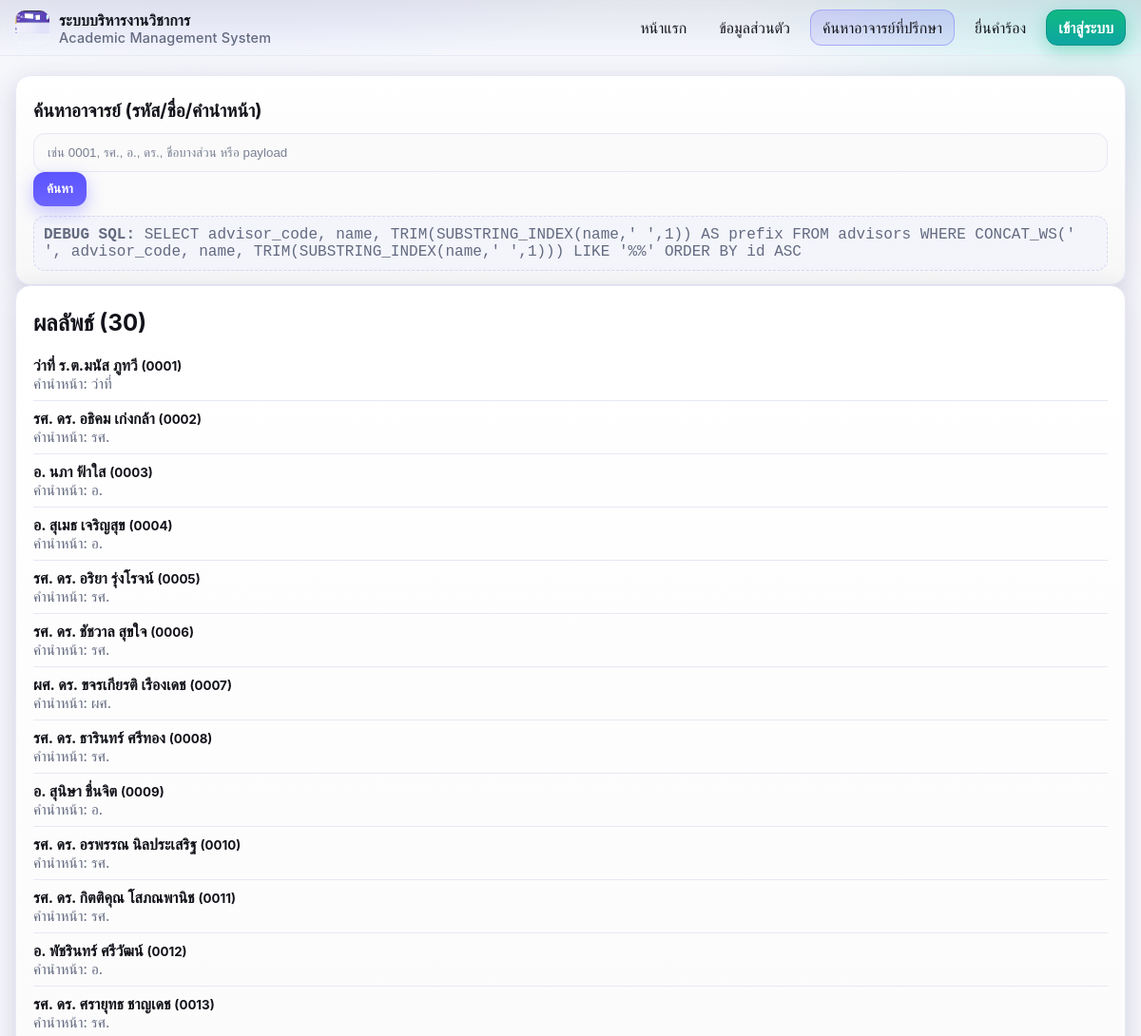
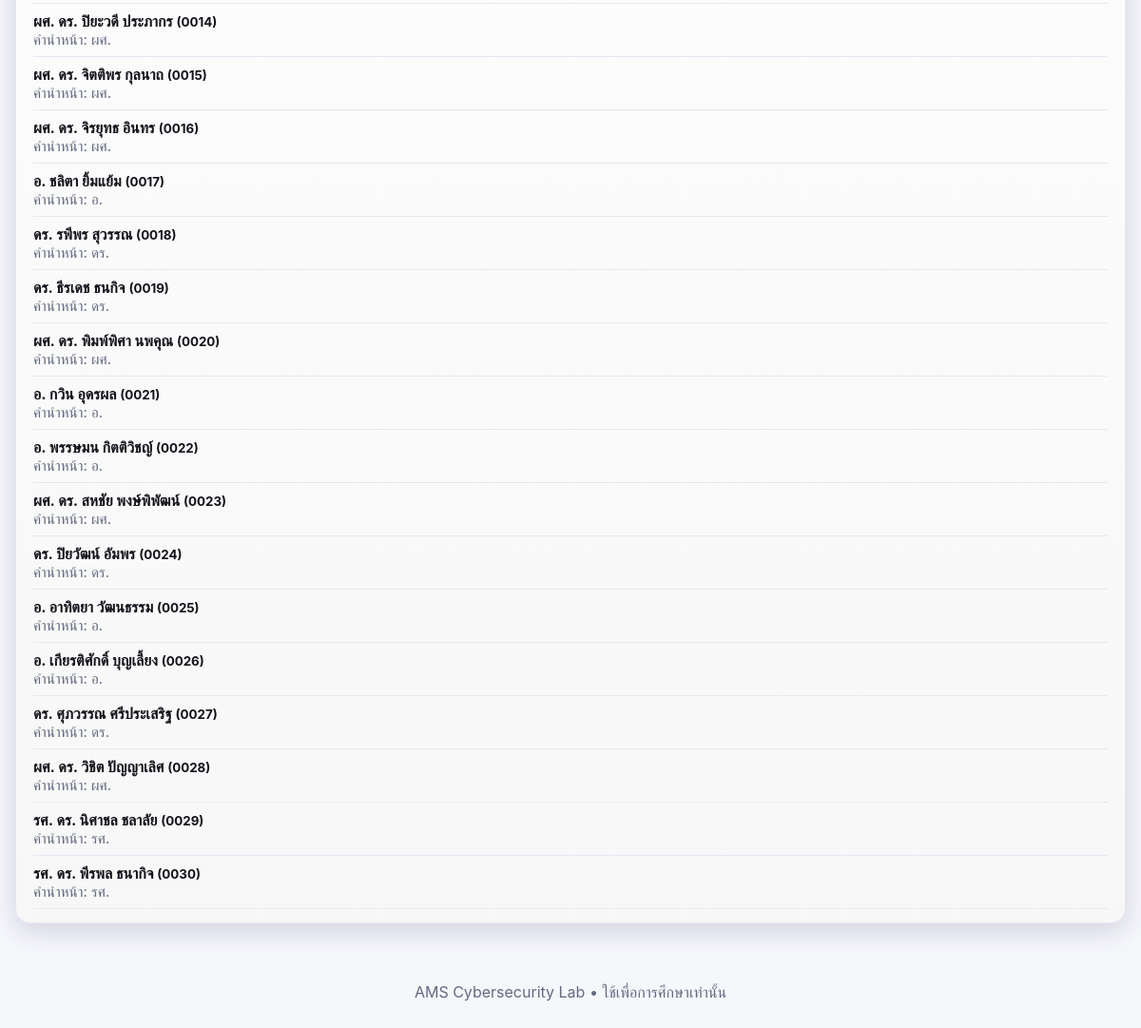
The page /advisors.php on the database its author committed (2 pictures, top to bottom).
### tables this page shows
CREATE TABLE IF NOT EXISTS advisors (
    id INT AUTO_INCREMENT PRIMARY KEY,
    advisor_code CHAR(4) NOT NULL UNIQUE,   
    name VARCHAR(120), 
    position VARCHAR(120), 
    department VARCHAR(120), 
    email VARCHAR(120), 
    phone VARCHAR(50)
);

### src/advisors.php (the view)
<?php
require 'db.php';
include '_header.php';
$q = $_GET['q'] ?? '';
$sql = "SELECT advisor_code,
               name,
               TRIM(SUBSTRING_INDEX(name,' ',1)) AS prefix
        FROM advisors
        WHERE CONCAT_WS(' ', advisor_code, name, TRIM(SUBSTRING_INDEX(name,' ',1))) LIKE '%$q%' ORDER BY id ASC";
$res = $conn->query($sql);
$rows = [];
while ($res && $row = $res->fetch_assoc()) { $rows[] = $row; }
function h($s){ return htmlspecialchars((string)$s, ENT_QUOTES, 'UTF-8'); }
?>
<div class="card">
  <h1>ค้นหาอาจารย์ (รหัส/ชื่อ/คำนำหน้า)</h1>
  <form method="get" class="row">
    <input name="q" placeholder="เช่น 0001, รศ., อ., ดร., ชื่อบางส่วน หรือ payload" value="<?=h($q)?>">
    <button class="btn">ค้นหา</button>
  </form>
  <div class="debug"><b>DEBUG SQL:</b> <?=h($sql)?></div>
</div>
<?php if (empty($rows)): ?>
  <div class="card"><p>ไม่พบข้อมูล</p></div>
<?php else: ?>
  <div class="card">
    <h2>ผลลัพธ์ (<?=h(count($rows))?>)</h2>
    <ul style="list-style:none; padding:0; margin:0">
      <?php foreach($rows as $r): ?>
        <li style="padding:8px 0; border-bottom:1px solid var(--border)">
          <div style="font-weight:700"><?=h($r['name'])?> <small>(<?=h($r['advisor_code'])?>)</small></div>
          <div class="hint">คำนำหน้า: <?=h($r['prefix'])?></div>
        </li>
      <?php endforeach; ?>
    </ul>
  </div>
<?php endif; ?>
<?php include '_footer.php'; ?>

### src/assets/style.css (style rules this page uses)
:root { --bg:#f6f7fb; --surface:#ffffff; --text:#12131a; --muted:#636a80; --border:#e6e8f5; --border-strong:#d6d8ee; --primary:#5c54ff; --primary-2:#8a7bff; --primary-3:#6b63ff; --accent:#00bfa6; --warn:#ffcc00; --danger:#ff5570; --ok:#22c55e; --ring: rgba(92,84,255,.35); --radius:16px; --shadow:0 8px 28px rgba(45,35,105,.18); --shadow-2:0 2px 10px rgba(24,21,72,.12); }
html,body { height:100% }
body { margin:0; font-family: Inter, ui-sans-serif, system-ui, -apple-system, Segoe UI, Roboto, Ubuntu, Cantarell, "Noto Sans", Arial; color:var(--text); background: var(--bg); background-image: radial-gradient(1000px 500px at 20% -10%, rgba(92,84,255,.15), transparent 60%), radial-gradient(700px 400px at 100% 0%, rgba(0,191,166,.12), transparent 60%); background-repeat:no-repeat; }
.card { background: var(--surface); border:1px solid var(--border); border-radius:var(--radius); box-shadow:var(--shadow); padding:18px 18px 14px; }
.card h1,.card h2 { margin:6px 0 12px }
.card h1 { font-size:1.2rem }
.card .hint { color:var(--muted); font-size:.95rem }
input,select,textarea { width:100%; box-sizing:border-box; padding:12px 14px; border-radius:12px; background:#fbfbfd; border:1px solid var(--border); color:var(--text); outline:none; transition:border .18s, box-shadow .18s, background .18s; }
input::placeholder { color:#9096ad }
.btn, button { -webkit-appearance:none; appearance:none; border:0; cursor:pointer; padding:10px 14px; border-radius:12px; font-weight:700; background: linear-gradient(180deg, var(--primary), var(--primary-3)); color:#fff; box-shadow:0 6px 18px rgba(92,84,255,.35); transition: transform .08s ease, box-shadow .2s ease, filter .2s ease; }
.debug { margin-top:10px; background:#f4f5fb; border:1px dashed var(--border-strong); border-radius:12px; padding:10px; color:var(--muted); font-family: ui-monospace, SFMono-Regular, Menlo, Consolas, "Liberation Mono", monospace; overflow:auto; }

### rows shown on the page
advisors: name "ว่าที่ ร.ต.มนัส ภูทวี", advisor_code "0001", prefix "ว่าที่"
advisors: name "รศ. ดร. อธิคม เก่งกล้า", advisor_code "0002", prefix "รศ."
advisors: name "อ. นภา ฟ้าใส", advisor_code "0003", prefix "อ."
advisors: name "อ. สุเมธ เจริญสุข", advisor_code "0004", prefix "อ."
advisors: name "รศ. ดร. อริยา รุ่งโรจน์", advisor_code "0005", prefix "รศ."
advisors: name "รศ. ดร. ชัชวาล สุขใจ", advisor_code "0006", prefix "รศ."
advisors: name "ผศ. ดร. ขจรเกียรติ เรืองเดช", advisor_code "0007", prefix "ผศ."
advisors: name "รศ. ดร. ธารินทร์ ศรีทอง", advisor_code "0008", prefix "รศ."
advisors: name "อ. สุนิษา ชื่นจิต", advisor_code "0009", prefix "อ."
advisors: name "รศ. ดร. อรพรรณ นิลประเสริฐ", advisor_code "0010", prefix "รศ."
advisors: name "รศ. ดร. กิตติคุณ โสภณพานิช", advisor_code "0011", prefix "รศ."
advisors: name "อ. พัชรินทร์ ศรีวัฒน์", advisor_code "0012", prefix "อ."
advisors: name "รศ. ดร. ศรายุทธ ชาญเดช", advisor_code "0013", prefix "รศ."
advisors: name "ผศ. ดร. ปิยะวดี ประภากร", advisor_code "0014", prefix "ผศ."
advisors: name "ผศ. ดร. จิตติพร กุลนาถ", advisor_code "0015", prefix "ผศ."
advisors: name "ผศ. ดร. จิรยุทธ อินทร", advisor_code "0016", prefix "ผศ."
advisors: name "อ. ชลิตา ยิ้มแย้ม", advisor_code "0017", prefix "อ."
advisors: name "ดร. รพีพร สุวรรณ", advisor_code "0018", prefix "ดร."
advisors: name "ดร. ธีรเดช ธนกิจ", advisor_code "0019", prefix "ดร."
advisors: name "ผศ. ดร. พิมพ์พิศา นพคุณ", advisor_code "0020", prefix "ผศ."
advisors: name "อ. กวิน อุดรผล", advisor_code "0021", prefix "อ."
advisors: name "อ. พรรษมน กิตติวิชญ์", advisor_code "0022", prefix "อ."
advisors: name "ผศ. ดร. สหชัย พงษ์พิพัฒน์", advisor_code "0023", prefix "ผศ."
advisors: name "ดร. ปิยวัฒน์ อัมพร", advisor_code "0024", prefix "ดร."
advisors: name "อ. อาทิตยา วัฒนธรรม", advisor_code "0025", prefix "อ."
advisors: name "อ. เกียรติศักดิ์ บุญเลี้ยง", advisor_code "0026", prefix "อ."
advisors: name "ดร. ศุภวรรณ ศรีประเสริฐ", advisor_code "0027", prefix "ดร."
advisors: name "ผศ. ดร. วิชิต ปัญญาเลิศ", advisor_code "0028", prefix "ผศ."
advisors: name "รศ. ดร. นิศาชล ชลาลัย", advisor_code "0029", prefix "รศ."
advisors: name "รศ. ดร. พีรพล ธนากิจ", advisor_code "0030", prefix "รศ."

### other values the page prints
$sql "SELECT advisor_code, name, TRIM(SUBSTRING_INDEX(name,' ',1)) AS prefix FROM advisors WHERE CONCAT_WS(' ', advisor_code, name, TRIM(SUBSTRING_INDEX(name,' ',1))) LIKE '%%' ORDER BY id ASC"
count($rows) "30"
